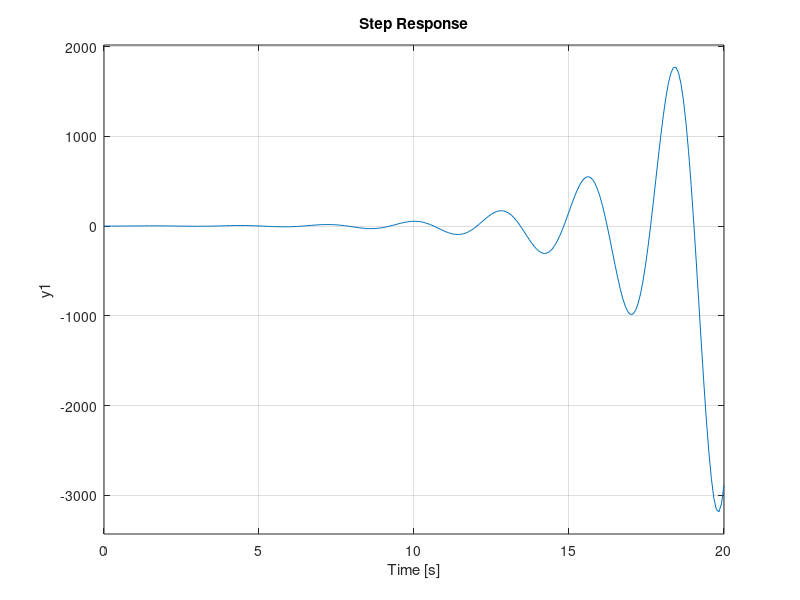
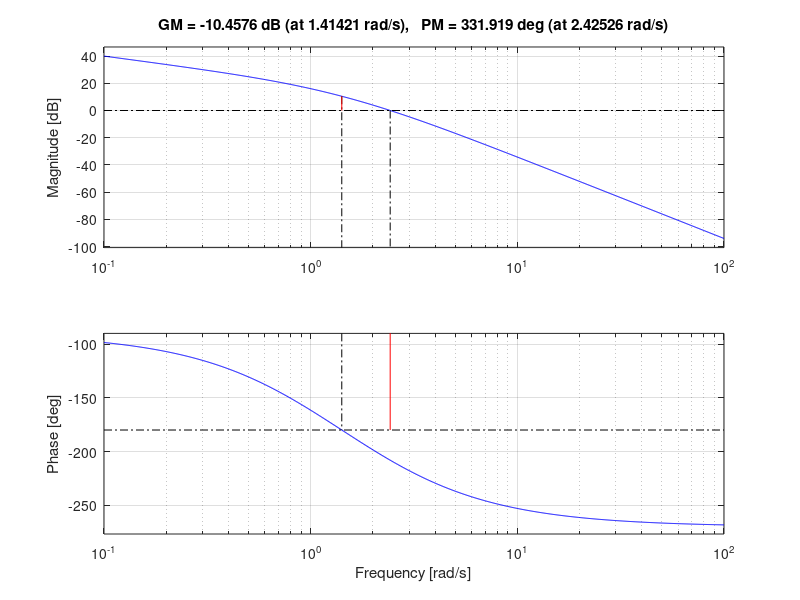
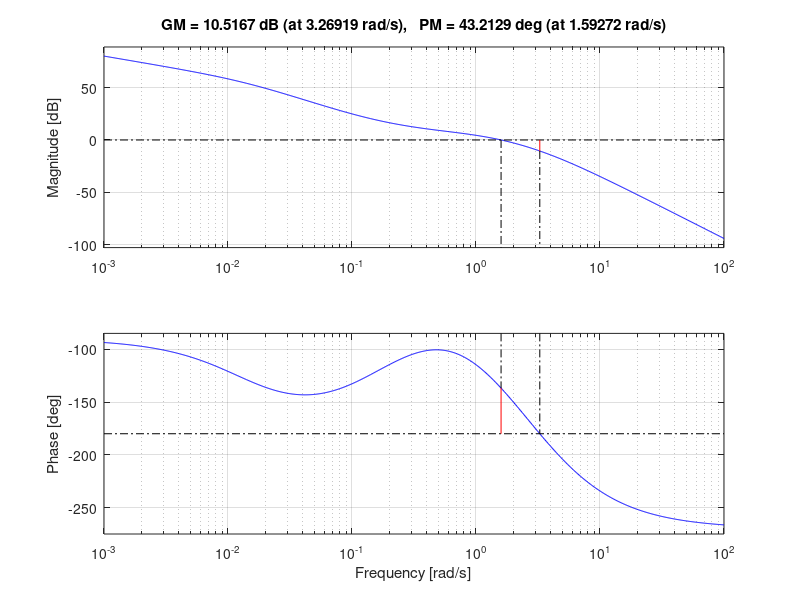
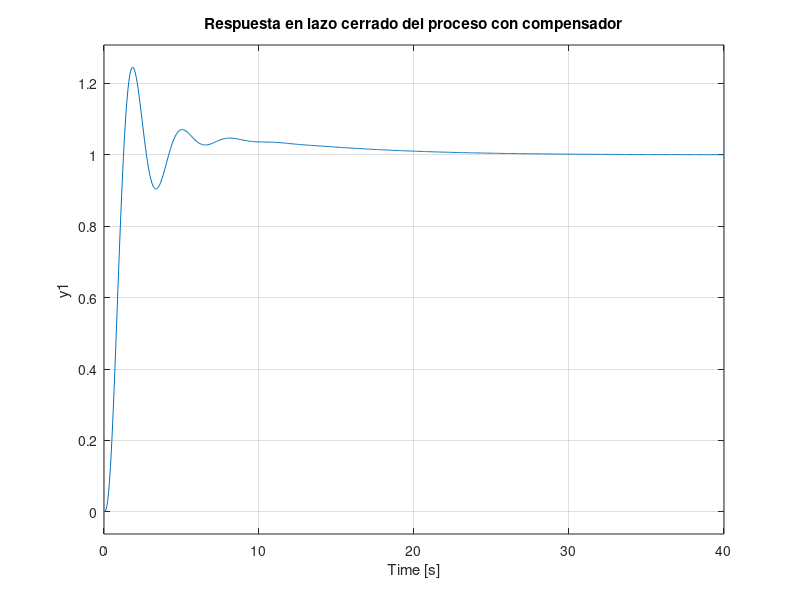

Source code (MATLAB) for these figures, in order:
clc
clear 
close all

Kc=20;
den=conv([1 1],[1 2]);
den=conv(den,[1 0]);
g=tf(Kc,den);
gl=feedback(g,1);
figure
step(gl)
figure
margin(g)
grid on
[Gm,Pm,Wcg,Wcp] = margin(g);

%nueva frecuencia de cruce de ganancia
wg=Wcg;%1.41;
% selecionar un w una decada antes de la frecuencia de cruce de ganancia
% esto es el cero
w=wg*0.1;
T2=1/w;
z2=1/T2;
%phim=MF_deseada+5
MF_d=50;
phi=MF_d+5;
B=(sind(phi)+1)/(1-sind(phi));
p2=1/(B*T2);

%encontrar z_1 y p_1
%---------trazar recta----
%--------encontrar  |Kc*G(jwm)|dB----------
% [mag,phase,wout]=bode(Kc*g);
% [m n p]=size(mag);
% mag= reshape(20*log10(mag),[p 1]);
% tol=0.02;
% th=w;
% [ii,jj]=find(abs(wout-th)<tol)
% x_ini=w;%wout(ii(2));
% x_fin=10*x_ini;
% x=[x_ini: 0.001: x_fin];
% y= abs((Kc*20)./((j*x).^3+3*(j*x).^2+2*j*x));
% y = -20*log10(y);
% figure
% semilogx(wout,mag);
% hold on
% semilogx(x,y,'r');
% grid on
% xlim([x_ini x_fin])
% figure
% bode(Kc*g)

z1=0.4; %0.6
p1=4; %6
num=conv([1 z1],[1 z2]);
den=conv([1 p1],[1 p2]);
gc=tf(num,den);

s_comp=gc*g;
figure
margin(s_comp)
s_comp_clo=feedback(s_comp,1);
figure
step(s_comp_clo)
title('Respuesta en lazo cerrado del proceso con compensador')

figure
pzmap(s_comp_clo)
